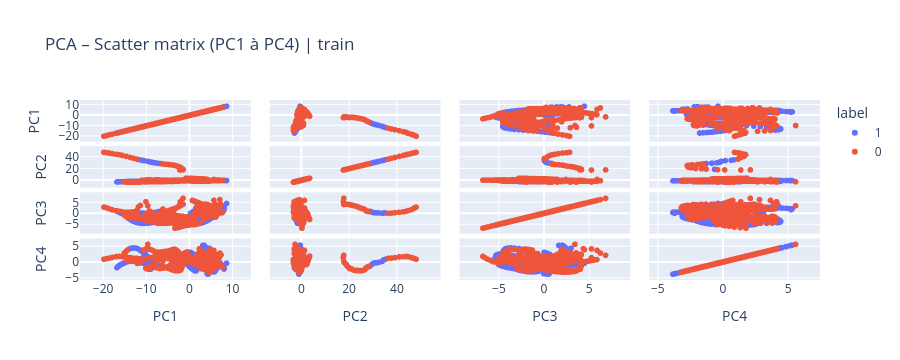
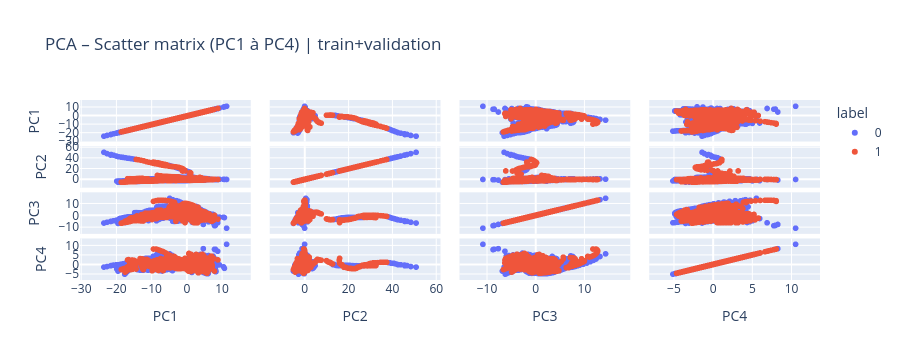

Notebook cell for these charts, in order:
### Code cell
fig = px.scatter_matrix(
    X_plot,
    dimensions=["PC1", "PC2", "PC3", "PC4"],
    color="label",
    title="PCA – Scatter matrix (PC1 à PC4) | train"
)
fig.show()

fig = px.scatter_matrix(
    X_plot_tot,
    dimensions=["PC1", "PC2", "PC3", "PC4"],
    color="label",
    title="PCA – Scatter matrix (PC1 à PC4) | train+validation"
)
fig.show()

### Figure 1 — Plotly figure (JSON) as saved in the notebook; plotly's stock layout.template omitted (floating-point values rounded to 4 significant figures; data arrays with more than 128 entries replaced by an {"elided": "..."} marker saying what was removed)
{"data": [{"dimensions": [{"axis": {"matches": true}, "label": "PC1", "values": {"elided": "488 float values"}}, {"axis": {"matches": true}, "label": "PC2", "values": {"elided": "488 float values"}}, {"axis": {"matches": true}, "label": "PC3", "values": {"elided": "488 float values"}}, {"axis": {"matches": true}, "label": "PC4", "values": {"elided": "488 float values"}}], "hovertemplate": "label=1<br>%{xaxis.title.text}=%{x}<br>%{yaxis.title.text}=%{y}<extra></extra>", "legendgroup": "1", "marker": {"color": "#636efa", "symbol": "circle"}, "name": "1", "showlegend": true, "type": "splom"}, {"dimensions": [{"axis": {"matches": true}, "label": "PC1", "values": {"elided": "642 float values"}}, {"axis": {"matches": true}, "label": "PC2", "values": {"elided": "642 float values"}}, {"axis": {"matches": true}, "label": "PC3", "values": {"elided": "642 float values"}}, {"axis": {"matches": true}, "label": "PC4", "values": {"elided": "642 float values"}}], "hovertemplate": "label=0<br>%{xaxis.title.text}=%{x}<br>%{yaxis.title.text}=%{y}<extra></extra>", "legendgroup": "0", "marker": {"color": "#EF553B", "symbol": "circle"}, "name": "0", "showlegend": true, "type": "splom"}], "layout": {"dragmode": "select", "height": 360, "legend": {"title": {"text": "label"}, "tracegroupgap": 0}, "title": {"text": "PCA – Scatter matrix (PC1 à PC4) | train"}, "xaxis": {"autorange": true, "range": [-25.36, 14.21], "type": "linear"}, "xaxis2": {"autorange": true, "range": [-13.21, 58.24], "type": "linear"}, "xaxis3": {"autorange": true, "range": [-9.364, 9.55], "type": "linear"}, "xaxis4": {"autorange": true, "range": [-5.661, 7.444], "type": "linear"}, "yaxis": {"autorange": true, "range": [-25.36, 14.21], "type": "linear"}, "yaxis2": {"autorange": true, "range": [-13.21, 58.24], "type": "linear"}, "yaxis3": {"autorange": true, "range": [-9.364, 9.55], "type": "linear"}, "yaxis4": {"autorange": true, "range": [-5.661, 7.444], "type": "linear"}}}

### Figure 2 — Plotly figure (JSON) as saved in the notebook; plotly's stock layout.template omitted (floating-point values rounded to 4 significant figures; data arrays with more than 128 entries replaced by an {"elided": "..."} marker saying what was removed)
{"data": [{"dimensions": [{"axis": {"matches": true}, "label": "PC1", "values": {"elided": "2794 float values"}}, {"axis": {"matches": true}, "label": "PC2", "values": {"elided": "2794 float values"}}, {"axis": {"matches": true}, "label": "PC3", "values": {"elided": "2794 float values"}}, {"axis": {"matches": true}, "label": "PC4", "values": {"elided": "2794 float values"}}], "hovertemplate": "label=0<br>%{xaxis.title.text}=%{x}<br>%{yaxis.title.text}=%{y}<extra></extra>", "legendgroup": "0", "marker": {"color": "#636efa", "symbol": "circle"}, "name": "0", "showlegend": true, "type": "splom"}, {"dimensions": [{"axis": {"matches": true}, "label": "PC1", "values": {"elided": "1952 float values"}}, {"axis": {"matches": true}, "label": "PC2", "values": {"elided": "1952 float values"}}, {"axis": {"matches": true}, "label": "PC3", "values": {"elided": "1952 float values"}}, {"axis": {"matches": true}, "label": "PC4", "values": {"elided": "1952 float values"}}], "hovertemplate": "label=1<br>%{xaxis.title.text}=%{x}<br>%{yaxis.title.text}=%{y}<extra></extra>", "legendgroup": "1", "marker": {"color": "#EF553B", "symbol": "circle"}, "name": "1", "showlegend": true, "type": "splom"}], "layout": {"dragmode": "select", "height": 360, "legend": {"title": {"text": "label"}, "tracegroupgap": 0}, "title": {"text": "PCA – Scatter matrix (PC1 à PC4) | train+validation"}, "xaxis": {"autorange": true, "range": [-30.34, 18.14], "type": "linear"}, "xaxis2": {"autorange": true, "range": [-15.99, 61.95], "type": "linear"}, "xaxis3": {"autorange": true, "range": [-15.65, 19.41], "type": "linear"}, "xaxis4": {"autorange": true, "range": [-8.156, 13.63], "type": "linear"}, "yaxis": {"autorange": true, "range": [-30.34, 18.14], "type": "linear"}, "yaxis2": {"autorange": true, "range": [-15.99, 61.95], "type": "linear"}, "yaxis3": {"autorange": true, "range": [-15.65, 19.41], "type": "linear"}, "yaxis4": {"autorange": true, "range": [-8.156, 13.63], "type": "linear"}}}
